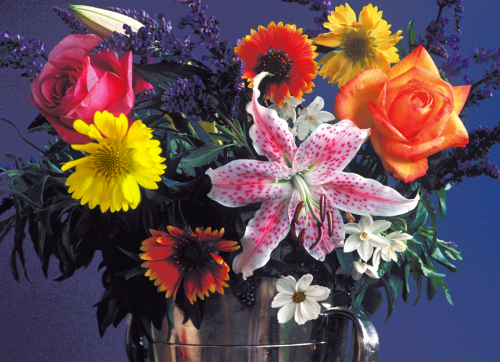
#> input picture flowers.tif, 500 x 362 px
$ jupyter execute Assignment5.ipynb
#> lines starting #> are read from the running program, lines starting #| are printed output that depends on the picture
[cell 1]
import cv2
import numpy as np
import matplotlib.pyplot as plt
import pylab as pl
from PIL import Image
import colorsys
from scipy.cluster.vq import kmeans,vq
from sklearn.cluster import KMeans
from sklearn.metrics import euclidean_distances
from sklearn.datasets import load_sample_image
from sklearn.utils import shuffle
from sklearn.datasets import make_blobs
from time import time

[cell 2]
flower = 'flowers.tif'
flower_img = cv2.imread(flower)
#> flower_img is the input picture: shape (362, 500, 3); mean B, G, R 83.7, 76.9, 99.9
plt.figure(figsize = [18,5])
plt.imshow(flower_img); plt.title('Original')

[cell 3]
#RGB values
img_rgb = cv2.cvtColor(flower_img, cv2.COLOR_BGR2RGB)
plt.figure(figsize = [18,5])
plt.imshow(img_rgb); plt.title('RGB Image')

[cell 4]
#HSV Value
hsvImage = cv2.cvtColor(flower_img, cv2.COLOR_BGR2HSV)
#> hsvImage: shape (362, 500, 3); mean H, S, V 106.7, 111.8, 119.3
plt.figure(figsize = [18,5])
plt.imshow(hsvImage); plt.title('HSV Image')

[cell 5]
#CIE xy
CIEXYZ = cv2.cvtColor(flower_img, cv2.COLOR_BGR2XYZ)
#> CIEXYZ: shape (362, 500, 3); mean of channels 0, 1, 2 83.8, 82.3, 90.5
plt.figure(figsize = [18,5])
plt.imshow(CIEXYZ); plt.title('CIEXYZ Image')

[cell 6]
# BGR to CIE L*a*b
cielab = cv2.cvtColor(flower_img, cv2.COLOR_BGR2Lab)
#> cielab: shape (362, 500, 3); mean of channels 0, 1, 2 90.7, 141.1, 127.3
plt.figure(figsize = [18,5])
plt.imshow(cielab); plt.title('CIELAB Image')

[cell 7]
Fruits = 'Fruits-RGB.tif'
fruits_img = cv2.imread(Fruits)
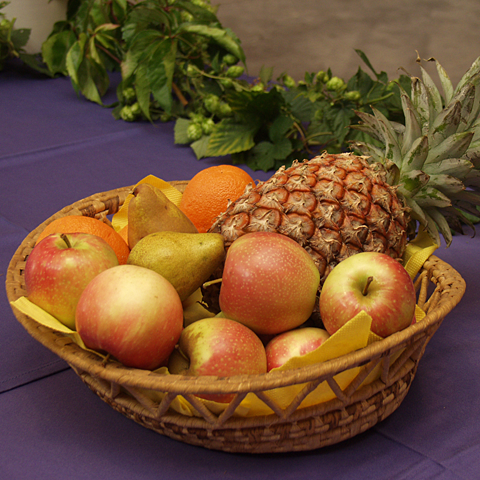
#> input picture Fruits-RGB.tif, 480 x 480 px
#> fruits_img is the input picture: shape (480, 480, 3); mean B, G, R 50.2, 79.3, 111.5
plt.figure(figsize = [18,5])
plt.imshow(fruits_img); plt.title('Original Fruit Image')

[cell 8]
img = cv2.imread('Fruits-RGB.tif')
Z = img.reshape((-1,3))
# convert to np.float32
Z = np.float32(Z)
# define criteria, number of clusters(K) and apply kmeans()
criteria = (cv2.TERM_CRITERIA_EPS + cv2.TERM_CRITERIA_MAX_ITER, 10, 1.0)
K = 8
ret,label,center=cv2.kmeans(Z,K,None,criteria,10,cv2.KMEANS_RANDOM_CENTERS)
#> ret = 162773176.8; center = [[86.3, 58.03, 76.94], [67.65, 146.3, 206.7], [21.65, 35, 45.43], [37.77, 115.7, 190.3], [115.2, 194.3, 231.1], [27.69, 82.37, 158.3], [24.96, 64.23, 94.14], [70.54, 104.9, 123.6]]
# Now convert back into uint8, and make original image
center = np.uint8(center)
#> center = [[86, 58, 76], [67, 146, 206], [21, 34, 45], [37, 115, 190], [115, 194, 231], [27, 82, 158], [24, 64, 94], [70, 104, 123]]
res = center[label.flatten()]
res2 = res.reshape((img.shape))
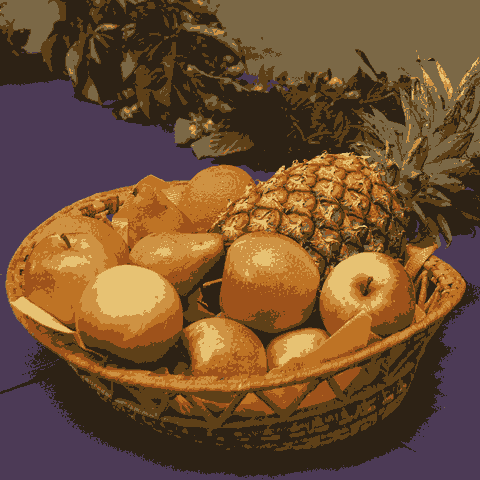
#> res2: shape (480, 480, 3); mean B, G, R 49.6, 78.7, 111.1
plt.imshow(res2)
